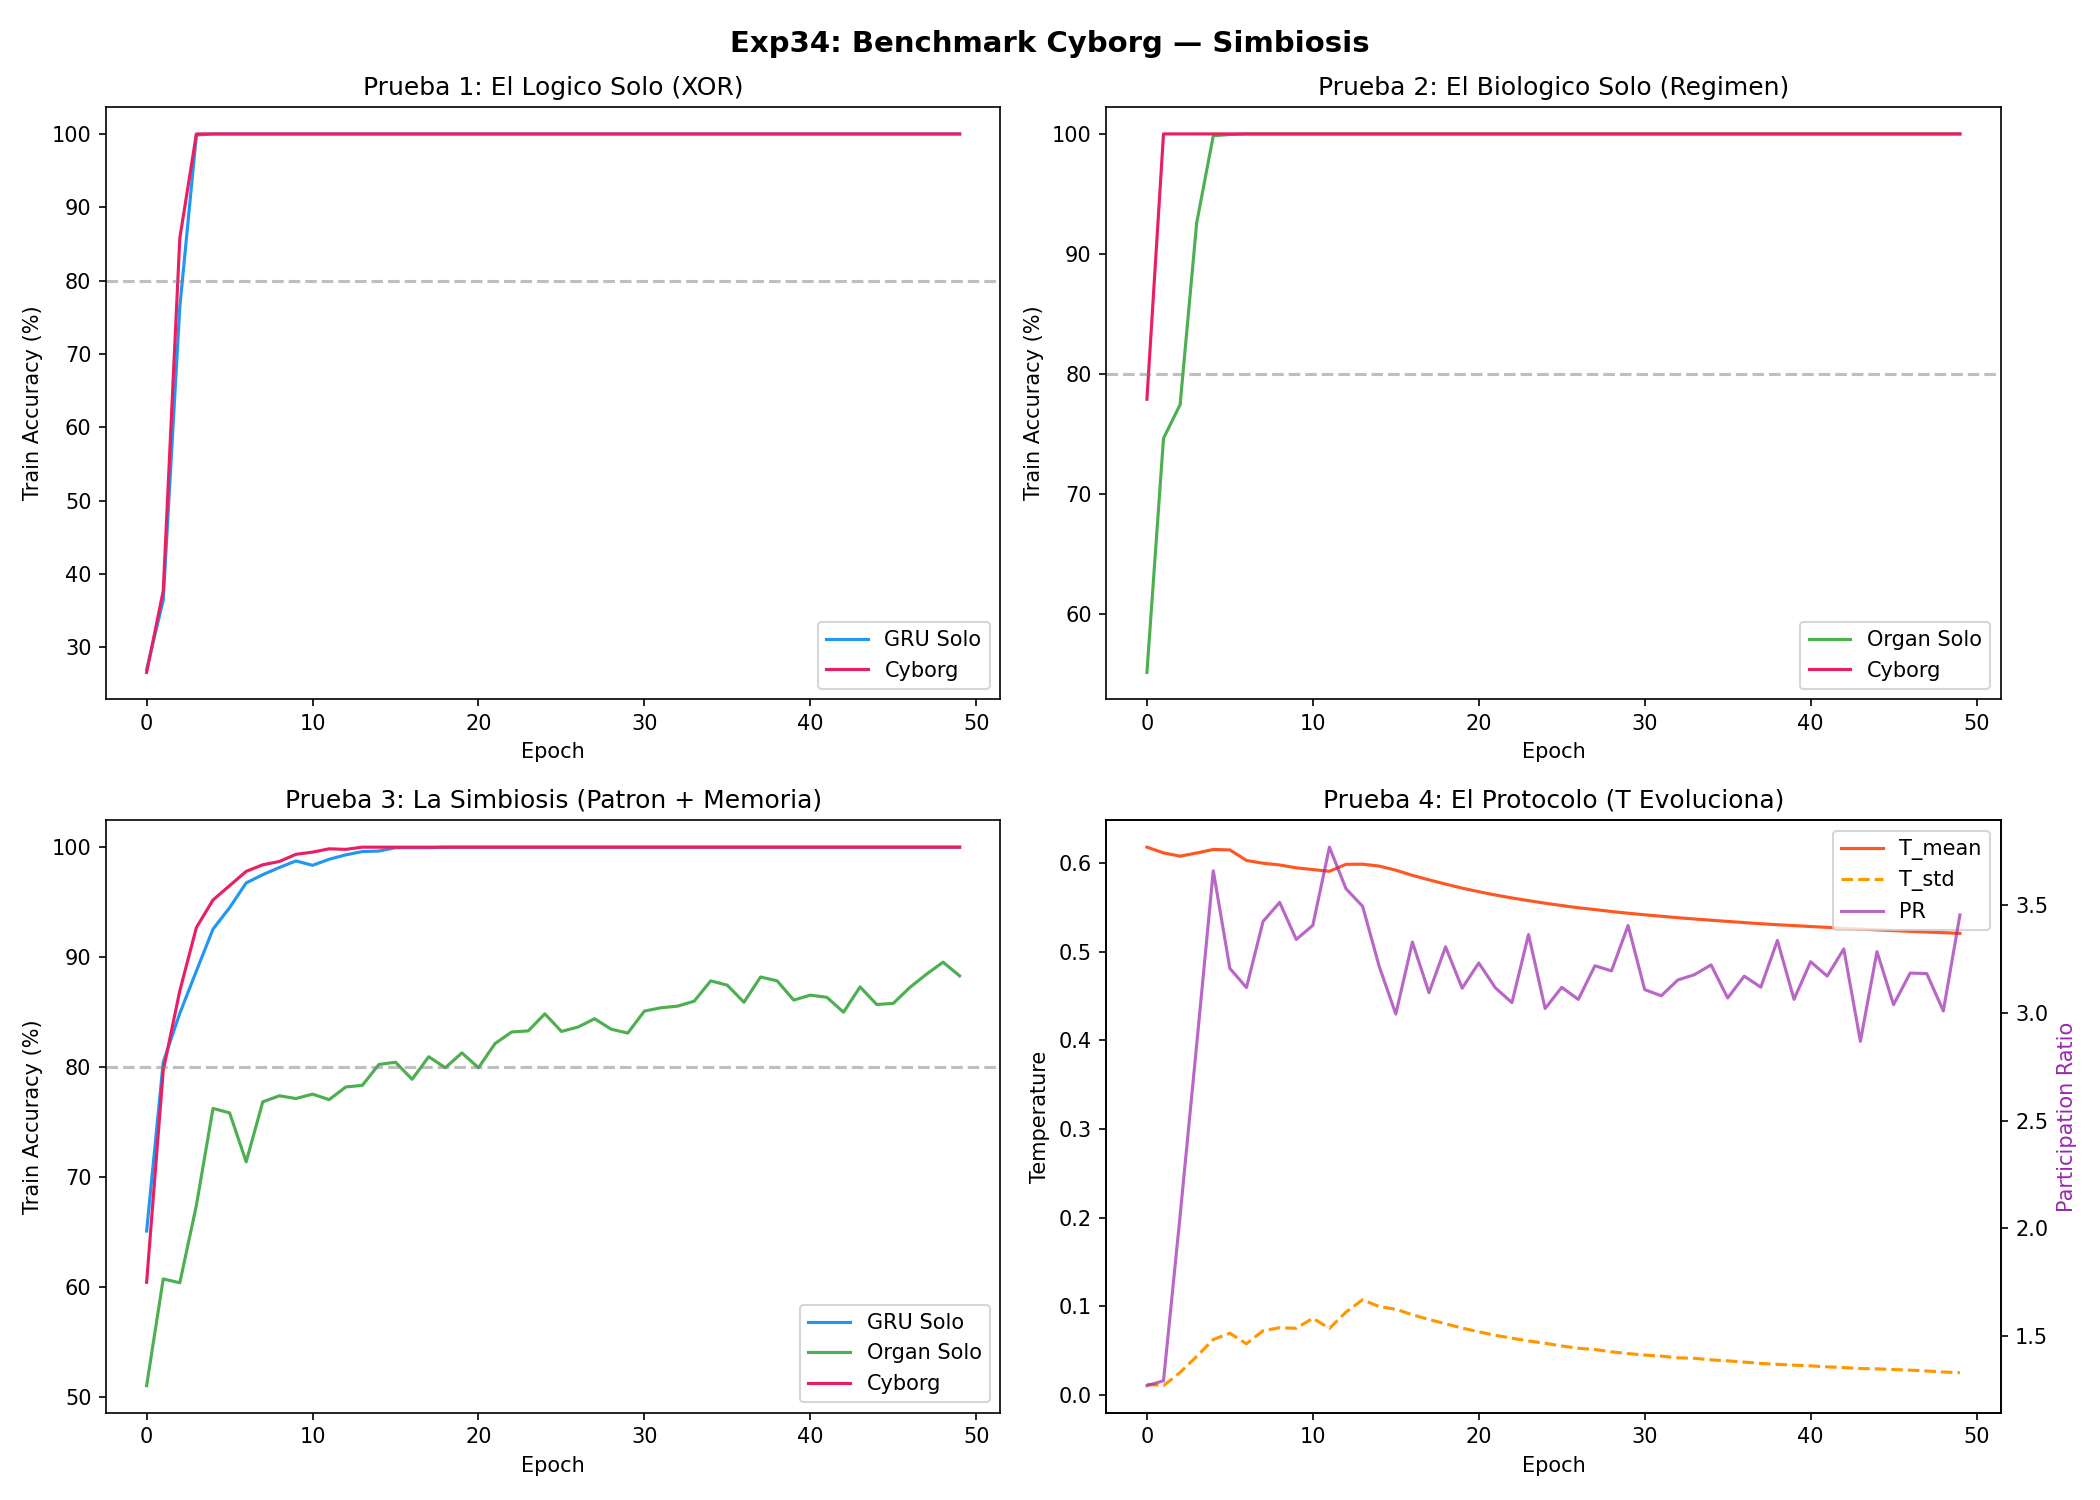

Here is the Python script that generated this plot:
"""
Exp34: Benchmark Cyborg — Simbiosis
====================================

Mide lo que importa: la SIMBIOSIS entre El Logico (GRU) y El Biologico (Organ),
no cada parte aislada en tareas equivocadas.

4 Pruebas:

1. "El Logico Solo" (GRU sin organo)
   - Tarea: XOR multidimensional (tarea discreta — terreno del GRU)
   - Compara: GRU solo vs Cyborg completo
   - Hipotesis: GRU resuelve XOR, Cyborg lo resuelve igual o mejor

2. "El Biologico Solo" (Organo sin GRU)
   - Tarea: Deteccion de regimen en serie temporal (tarea continua — terreno del organo)
   - Compara: Organo solo vs Cyborg completo
   - Hipotesis: Organo detecta patrones, Cyborg los usa para decidir

3. "La Simbiosis" (tarea que NINGUNO resuelve solo)
   - Tarea: Patron continuo cambiante + memoria secuencial de regimenes
   - El organo detecta el regimen (continuo), el GRU recuerda la secuencia (discreto)
   - Hipotesis: Solo el Cyborg resuelve ambos aspectos

4. "El Protocolo" (¿T aprende a enrutar?)
   - Mide evolucion de T durante entrenamiento
   - Participation ratio, distribucion de T, correlacion T↔tarea

Correcciones vs Exp34 original:
  - XOR: pair_indices fijo (no depende del seed de datos)
  - Datos: 2000 train / 500 test
  - Regularizacion: weight_decay=1e-4
  - Modelos GRU-only y Organ-only para comparar
"""

import sys
import os
sys.path.insert(0, os.path.dirname(os.path.dirname(os.path.abspath(__file__))))

import torch
import torch.nn as nn
import torch.nn.functional as F
import numpy as np
import json
import math
from datetime import datetime
from pathlib import Path

from SKYNET_V28_PHYSICAL_CYBORG import (
    SKYNET_V28_PHYSICAL_CYBORG,
    BiphasicOrgan,
    MexicanHatReadout,
)

LOG_DIR = Path(__file__).parent
DEVICE = 'cuda' if torch.cuda.is_available() else 'cpu'

D_STATE = 64
D_MODEL = 128
N_INPUT = 32       # Reducido: no necesitamos 658 features para benchmark
N_EPOCHS = 50
BATCH_SIZE = 64
WEIGHT_DECAY = 1e-4
LR = 1e-3

# XOR pair indices FIJOS (fuera del seed de datos) — corrige bug original
XOR_PAIR_INDICES = np.array([[0, 1], [2, 3], [4, 5], [6, 7]])


# ============================================================
# MODELOS ABLACION
# ============================================================

class GRUOnly(nn.Module):
    """
    El Logico Solo: GRU cortex + readout, SIN organo bifasico.
    Mismo d_model que el Cyborg para comparacion justa.
    """
    def __init__(self, n_input, n_actions, d_model=D_MODEL):
        super().__init__()
        self.d_model = d_model
        self.input_proj = nn.Linear(n_input, d_model)
        self.input_norm = nn.LayerNorm(d_model)
        self.cortex = nn.GRU(d_model, d_model, batch_first=True)
        self.cortex_state = None
        self.readout = nn.Linear(d_model, n_actions)

        with torch.no_grad():
            self.readout.weight.data.normal_(0, 0.01)

    def reset(self):
        self.cortex_state = None

    def detach_states(self):
        if self.cortex_state is not None:
            self.cortex_state = self.cortex_state.detach()

    def forward(self, x, **kwargs):
        B = x.shape[0]
        h_input = self.input_norm(self.input_proj(x))

        if self.cortex_state is None or self.cortex_state.shape[1] != B:
            self.cortex_state = torch.zeros(1, B, self.d_model, device=x.device)

        h_ctx, self.cortex_state = self.cortex(
            h_input.unsqueeze(1), self.cortex_state
        )
        h_ctx = h_ctx.squeeze(1)
        logits = self.readout(h_ctx)
        probs = F.softmax(logits, dim=-1)
        entropy = -(probs * torch.log(probs + 1e-6)).sum(dim=-1, keepdim=True)

        return {
            'logits': logits,
            'probs': probs,
            'value': torch.zeros(B, 1, device=x.device),
            'entropy': entropy,
            'audit': {'T_mean': 0.0, 'h_bimodal': 0.0},
        }


class OrganOnly(nn.Module):
    """
    El Biologico Solo: BiphasicOrgan + readout lineal, SIN GRU.
    Recibe input directo, evoluciona fisica, readout lineal sobre h_phys.
    """
    def __init__(self, n_input, n_actions, d_model=D_MODEL, d_state=D_STATE):
        super().__init__()
        self.d_model = d_model
        self.d_state = d_state

        # Proyeccion de input a d_model (el organ espera d_cortex=d_model)
        self.input_proj = nn.Linear(n_input, d_model)
        self.input_norm = nn.LayerNorm(d_model)

        # Organo bifasico (usa input proyectado como "cortex falso")
        self.organ = BiphasicOrgan(d_cortex=d_model, d_state=d_state)

        # Readout lineal directo desde h_phys
        self.readout = nn.Linear(d_state, n_actions)

        with torch.no_grad():
            self.readout.weight.data.normal_(0, 0.01)

    def reset(self):
        self.organ.reset()

    def detach_states(self):
        if self.organ.h_phys is not None:
            self.organ.h_phys = self.organ.h_phys.detach()

    def forward(self, x, **kwargs):
        B = x.shape[0]
        h_input = self.input_norm(self.input_proj(x))

        # El organ usa h_input como si fuera h_cortex
        h_phys, T_mean, audit = self.organ(h_input)

        logits = self.readout(h_phys)
        probs = F.softmax(logits, dim=-1)
        entropy = -(probs * torch.log(probs + 1e-6)).sum(dim=-1, keepdim=True)

        return {
            'logits': logits,
            'probs': probs,
            'value': torch.zeros(B, 1, device=x.device),
            'entropy': entropy,
            'audit': audit,
        }


class CyborgBenchmark(nn.Module):
    """
    Cyborg completo para benchmark: misma arquitectura V28
    pero con n_input reducido para benchmark.
    """
    def __init__(self, n_input, n_actions, d_model=D_MODEL, d_state=D_STATE):
        super().__init__()
        self.model = SKYNET_V28_PHYSICAL_CYBORG(
            n_input=n_input, n_actions=n_actions,
            d_model=d_model, d_state=d_state, device=DEVICE
        )

    def reset(self):
        self.model.reset()

    def detach_states(self):
        self.model.detach_states()

    def forward(self, x, **kwargs):
        return self.model(x, training=kwargs.get('training', True))


# ============================================================
# TASK GENERATORS
# ============================================================

def generate_xor_data(n_samples, n_features=16, n_classes=4, seed=42):
    """
    XOR Multidimensional: NOT linearly separable.
    pair_indices es FIJO (XOR_PAIR_INDICES) — no depende del seed.
    El seed solo controla los datos aleatorios.
    """
    torch.manual_seed(seed)

    X = torch.randn(n_samples, N_INPUT) * 0.5
    # Features clave son binarias
    for i in range(n_features):
        X[:, i] = (torch.randn(n_samples) > 0).float()

    Y = torch.zeros(n_samples, dtype=torch.long)
    for i in range(n_samples):
        xor_bits = []
        for c in range(n_classes):
            a = X[i, XOR_PAIR_INDICES[c, 0]].item() > 0.5
            b = X[i, XOR_PAIR_INDICES[c, 1]].item() > 0.5
            xor_bits.append(int(a) ^ int(b))
        Y[i] = sum(b * (2 ** idx) for idx, b in enumerate(xor_bits)) % n_classes

    return X, Y


def generate_regime_data(n_samples, seq_len=20, n_regimes=4, seed=42):
    """
    Deteccion de Regimen Continuo: tarea para El Biologico.
    Serie temporal con diferentes distribuciones estadisticas (no clases discretas).
    El modelo debe clasificar QUE tipo de dinamica genera la serie.

    Regimenes:
      0: Oscilacion lenta (baja freq, alta amplitud)
      1: Ruido rapido (alta freq, baja amplitud)
      2: Drift lineal (tendencia + ruido)
      3: Intermitencia (bursts esporadicos)
    """
    torch.manual_seed(seed)
    all_sequences = []
    all_targets = []

    for _ in range(n_samples):
        regime = torch.randint(0, n_regimes, (1,)).item()
        t = torch.linspace(0, 2 * math.pi, seq_len)
        seq = []

        for step in range(seq_len):
            x = torch.randn(N_INPUT) * 0.1  # base noise

            if regime == 0:  # Oscilacion lenta
                x[:8] += 0.8 * torch.sin(t[step] * 0.5 + torch.randn(8) * 0.1)
            elif regime == 1:  # Ruido rapido
                x[:8] += 0.3 * torch.sin(t[step] * 5.0 + torch.randn(8) * 0.5)
            elif regime == 2:  # Drift lineal
                x[:8] += 0.5 * (step / seq_len) + torch.randn(8) * 0.05
            elif regime == 3:  # Intermitencia (bursts)
                if step % 5 == 0:
                    x[:8] += torch.randn(8) * 1.5
                else:
                    x[:8] += torch.randn(8) * 0.05

            seq.append(x)

        all_sequences.append(seq)
        all_targets.append(regime)

    return all_sequences, torch.tensor(all_targets)


def generate_symbiosis_data(n_samples, seq_len=15, n_regimes=3, seed=42):
    """
    Tarea de SIMBIOSIS: necesita AMBOS mundos.

    Serie temporal con regimen cambiante. El modelo debe:
    1. DETECTAR el regimen actual (continuo — trabajo del Biologico)
    2. RECORDAR el regimen de hace N pasos (discreto — trabajo del Logico)
    3. Responder: ¿el regimen actual es IGUAL al de hace 5 pasos?

    Clase 0: Mismo regimen (actual == hace 5 pasos)
    Clase 1: Diferente regimen

    Solo el Cyborg puede: el Organ detecta el regimen, el GRU recuerda.
    """
    torch.manual_seed(seed)
    delay = 5

    all_sequences = []
    all_targets = []

    for _ in range(n_samples):
        # Genera secuencia de regimenes (puede cambiar cada 3-5 pasos)
        regimes = []
        current_regime = torch.randint(0, n_regimes, (1,)).item()
        for step in range(seq_len):
            if step > 0 and torch.rand(1).item() < 0.25:
                current_regime = torch.randint(0, n_regimes, (1,)).item()
            regimes.append(current_regime)

        # Genera la serie temporal segun los regimenes
        t = torch.linspace(0, 4 * math.pi, seq_len)
        seq = []
        for step in range(seq_len):
            x = torch.randn(N_INPUT) * 0.05
            r = regimes[step]

            if r == 0:  # Oscilacion
                x[:8] += 0.7 * torch.sin(t[step] * 0.5 + torch.randn(8) * 0.1)
                x[8:16] += 0.2
            elif r == 1:  # Ruido
                x[:8] += torch.randn(8) * 0.4
                x[8:16] -= 0.2
            elif r == 2:  # Drift
                x[:8] += 0.3 * (step / seq_len)
                x[8:16] += 0.5 * torch.sin(t[step] * 2.0)

            seq.append(x)

        # Target: ¿regimen actual == regimen de hace `delay` pasos?
        current = regimes[-1]
        past = regimes[max(0, seq_len - 1 - delay)]
        target = 0 if current == past else 1

        all_sequences.append(seq)
        all_targets.append(target)

    return all_sequences, torch.tensor(all_targets)


# ============================================================
# HELPERS
# ============================================================

def compute_participation_ratio(h_samples):
    """Participation ratio (dimension efectiva del estado)."""
    if len(h_samples) < 2:
        return 1.0
    H = torch.stack(h_samples)
    H = H - H.mean(dim=0, keepdim=True)
    cov = (H.T @ H) / (H.shape[0] - 1)
    eigenvalues = torch.linalg.eigvalsh(cov).clamp(min=0)
    total = eigenvalues.sum()
    if total < 1e-8:
        return 1.0
    return ((total ** 2) / (eigenvalues ** 2).sum()).item()


def create_model(model_type, n_actions, device=DEVICE):
    """Create a model of the specified type."""
    if model_type == 'cyborg':
        model = CyborgBenchmark(N_INPUT, n_actions).to(device)
    elif model_type == 'gru_only':
        model = GRUOnly(N_INPUT, n_actions).to(device)
    elif model_type == 'organ_only':
        model = OrganOnly(N_INPUT, n_actions).to(device)
    else:
        raise ValueError(f"Unknown model type: {model_type}")
    return model


def count_params(model):
    return sum(p.numel() for p in model.parameters() if p.requires_grad)


# ============================================================
# PRUEBA 1: El Logico Solo (XOR)
# ============================================================

def test_logico_solo():
    """
    XOR Multidimensional: tarea discreta (terreno del GRU).
    GRU solo deberia resolver, Cyborg deberia resolver igual o mejor.
    """
    print("\n" + "=" * 60)
    print("PRUEBA 1: El Logico Solo (XOR Multidimensional)")
    print("=" * 60)

    n_classes = 4
    n_train, n_test = 2000, 500

    X_train, Y_train = generate_xor_data(n_train, n_classes=n_classes, seed=42)
    X_test, Y_test = generate_xor_data(n_test, n_classes=n_classes, seed=123)
    X_train, Y_train = X_train.to(DEVICE), Y_train.to(DEVICE)
    X_test, Y_test = X_test.to(DEVICE), Y_test.to(DEVICE)

    results = {}
    for model_type in ['gru_only', 'cyborg']:
        label = 'GRU Solo' if model_type == 'gru_only' else 'Cyborg'
        print(f"\n  [{label}]")

        model = create_model(model_type, n_classes)
        n_params = count_params(model)
        print(f"    Params: {n_params:,}")

        optimizer = torch.optim.Adam(model.parameters(), lr=LR, weight_decay=WEIGHT_DECAY)
        criterion = nn.CrossEntropyLoss()

        curves = {'accuracy': [], 'loss': []}
        epochs_to_80 = N_EPOCHS

        for epoch in range(N_EPOCHS):
            model.train()
            perm = torch.randperm(n_train)
            total_loss = 0
            correct = 0

            for i in range(0, n_train, BATCH_SIZE):
                model.reset()
                xb = X_train[perm[i:i+BATCH_SIZE]]
                yb = Y_train[perm[i:i+BATCH_SIZE]]
                out = model(xb, training=True)
                loss = criterion(out['logits'][:, :n_classes], yb)
                optimizer.zero_grad()
                loss.backward()
                optimizer.step()
                model.detach_states()
                total_loss += loss.item()
                correct += (out['logits'][:, :n_classes].argmax(-1) == yb).sum().item()

            acc = correct / n_train * 100
            curves['accuracy'].append(acc)
            curves['loss'].append(total_loss)

            if acc >= 80 and epochs_to_80 == N_EPOCHS:
                epochs_to_80 = epoch + 1

            if (epoch + 1) % 10 == 0:
                print(f"    Ep{epoch+1}: acc={acc:.1f}%")

        # Test
        model.eval()
        model.reset()
        with torch.no_grad():
            out = model(X_test, training=False)
        test_acc = (out['logits'][:, :n_classes].argmax(-1) == Y_test).float().mean().item() * 100

        print(f"    Test Acc: {test_acc:.1f}%, Epochs to 80%: {epochs_to_80}")

        results[model_type] = {
            'test_acc': test_acc,
            'epochs_to_80': epochs_to_80,
            'n_params': n_params,
            'curves': curves,
        }

    return results


# ============================================================
# PRUEBA 2: El Biologico Solo (Deteccion de Regimen)
# ============================================================

def test_biologico_solo():
    """
    Deteccion de regimen en serie temporal: tarea continua (terreno del organo).
    Organ solo deberia detectar, Cyborg deberia decidir mejor.
    """
    print("\n" + "=" * 60)
    print("PRUEBA 2: El Biologico Solo (Deteccion de Regimen)")
    print("=" * 60)

    n_regimes = 4
    seq_len = 20
    n_train, n_test = 2000, 500

    train_seqs, train_Y = generate_regime_data(n_train, seq_len, n_regimes, seed=42)
    test_seqs, test_Y = generate_regime_data(n_test, seq_len, n_regimes, seed=123)
    train_Y = train_Y.to(DEVICE)
    test_Y = test_Y.to(DEVICE)

    results = {}
    for model_type in ['organ_only', 'cyborg']:
        label = 'Organ Solo' if model_type == 'organ_only' else 'Cyborg'
        print(f"\n  [{label}]")

        model = create_model(model_type, n_regimes)
        n_params = count_params(model)
        print(f"    Params: {n_params:,}")

        optimizer = torch.optim.Adam(model.parameters(), lr=LR, weight_decay=WEIGHT_DECAY)
        criterion = nn.CrossEntropyLoss()

        curves = {'accuracy': [], 'loss': []}
        epochs_to_80 = N_EPOCHS

        for epoch in range(N_EPOCHS):
            model.train()
            perm = torch.randperm(n_train).tolist()
            correct = 0
            total_loss = 0

            for idx in range(0, n_train, BATCH_SIZE):
                batch_idx = perm[idx:idx+BATCH_SIZE]
                bs = len(batch_idx)
                model.reset()

                # Alimentar secuencia paso a paso
                for t in range(seq_len):
                    x_batch = torch.stack([train_seqs[i][t] for i in batch_idx]).to(DEVICE)
                    out = model(x_batch, training=True)

                y_batch = train_Y[batch_idx]
                loss = criterion(out['logits'][:, :n_regimes], y_batch)
                optimizer.zero_grad()
                loss.backward()
                optimizer.step()
                model.detach_states()

                preds = out['logits'][:, :n_regimes].argmax(-1)
                correct += (preds == y_batch).sum().item()
                total_loss += loss.item()

            acc = correct / n_train * 100
            curves['accuracy'].append(acc)
            curves['loss'].append(total_loss)

            if acc >= 80 and epochs_to_80 == N_EPOCHS:
                epochs_to_80 = epoch + 1

            if (epoch + 1) % 10 == 0:
                print(f"    Ep{epoch+1}: acc={acc:.1f}%")

        # Test
        model.eval()
        test_correct = 0
        for i in range(0, n_test, BATCH_SIZE):
            batch_end = min(i + BATCH_SIZE, n_test)
            batch_idx = list(range(i, batch_end))
            model.reset()
            with torch.no_grad():
                for t in range(seq_len):
                    x_batch = torch.stack([test_seqs[j][t] for j in batch_idx]).to(DEVICE)
                    out = model(x_batch, training=False)
            preds = out['logits'][:, :n_regimes].argmax(-1)
            test_correct += (preds == test_Y[batch_idx]).sum().item()

        test_acc = test_correct / n_test * 100
        print(f"    Test Acc: {test_acc:.1f}%, Epochs to 80%: {epochs_to_80}")

        results[model_type] = {
            'test_acc': test_acc,
            'epochs_to_80': epochs_to_80,
            'n_params': n_params,
            'curves': curves,
        }

    return results


# ============================================================
# PRUEBA 3: La Simbiosis (tarea que NINGUNO resuelve solo)
# ============================================================

def test_simbiosis():
    """
    Patron continuo + memoria secuencial: necesita AMBOS mundos.
    Detectar regimen (continuo) + recordar regimen pasado (discreto).
    Solo el Cyborg deberia resolver ambos aspectos.
    """
    print("\n" + "=" * 60)
    print("PRUEBA 3: La Simbiosis (Patron + Memoria)")
    print("=" * 60)

    n_classes = 2  # mismo/diferente regimen
    seq_len = 15
    n_train, n_test = 2000, 500

    train_seqs, train_Y = generate_symbiosis_data(n_train, seq_len, seed=42)
    test_seqs, test_Y = generate_symbiosis_data(n_test, seq_len, seed=123)
    train_Y = train_Y.to(DEVICE)
    test_Y = test_Y.to(DEVICE)

    results = {}
    for model_type in ['gru_only', 'organ_only', 'cyborg']:
        label = {'gru_only': 'GRU Solo', 'organ_only': 'Organ Solo',
                 'cyborg': 'Cyborg'}[model_type]
        print(f"\n  [{label}]")

        model = create_model(model_type, n_classes)
        n_params = count_params(model)
        print(f"    Params: {n_params:,}")

        optimizer = torch.optim.Adam(model.parameters(), lr=LR, weight_decay=WEIGHT_DECAY)
        criterion = nn.CrossEntropyLoss()

        curves = {'accuracy': [], 'loss': []}
        epochs_to_80 = N_EPOCHS

        for epoch in range(N_EPOCHS):
            model.train()
            perm = torch.randperm(n_train).tolist()
            correct = 0
            total_loss = 0

            for idx in range(0, n_train, BATCH_SIZE):
                batch_idx = perm[idx:idx+BATCH_SIZE]
                bs = len(batch_idx)
                model.reset()

                for t in range(seq_len):
                    x_batch = torch.stack([train_seqs[i][t] for i in batch_idx]).to(DEVICE)
                    out = model(x_batch, training=True)

                y_batch = train_Y[batch_idx]
                loss = criterion(out['logits'][:, :n_classes], y_batch)
                optimizer.zero_grad()
                loss.backward()
                optimizer.step()
                model.detach_states()

                preds = out['logits'][:, :n_classes].argmax(-1)
                correct += (preds == y_batch).sum().item()
                total_loss += loss.item()

            acc = correct / n_train * 100
            curves['accuracy'].append(acc)
            curves['loss'].append(total_loss)

            if acc >= 80 and epochs_to_80 == N_EPOCHS:
                epochs_to_80 = epoch + 1

            if (epoch + 1) % 10 == 0:
                print(f"    Ep{epoch+1}: acc={acc:.1f}%")

        # Test
        model.eval()
        test_correct = 0
        for i in range(0, n_test, BATCH_SIZE):
            batch_end = min(i + BATCH_SIZE, n_test)
            batch_idx = list(range(i, batch_end))
            model.reset()
            with torch.no_grad():
                for t in range(seq_len):
                    x_batch = torch.stack([test_seqs[j][t] for j in batch_idx]).to(DEVICE)
                    out = model(x_batch, training=False)
            preds = out['logits'][:, :n_classes].argmax(-1)
            test_correct += (preds == test_Y[batch_idx]).sum().item()

        test_acc = test_correct / n_test * 100
        print(f"    Test Acc: {test_acc:.1f}%, Epochs to 80%: {epochs_to_80}")

        results[model_type] = {
            'test_acc': test_acc,
            'epochs_to_80': epochs_to_80,
            'n_params': n_params,
            'curves': curves,
        }

    return results


# ============================================================
# PRUEBA 4: El Protocolo (¿T aprende a enrutar?)
# ============================================================

def test_protocolo():
    """
    Analiza como evoluciona T durante el entrenamiento del Cyborg
    en la tarea de simbiosis.
    - ¿T se enfria en dimensiones de memoria?
    - Participation ratio de T
    - Distribucion de T al inicio vs al final
    """
    print("\n" + "=" * 60)
    print("PRUEBA 4: El Protocolo (Evolucion de T)")
    print("=" * 60)

    n_classes = 2
    seq_len = 15
    n_train = 2000

    train_seqs, train_Y = generate_symbiosis_data(n_train, seq_len, seed=42)
    train_Y = train_Y.to(DEVICE)

    model = CyborgBenchmark(N_INPUT, n_classes).to(DEVICE)
    optimizer = torch.optim.Adam(model.parameters(), lr=LR, weight_decay=WEIGHT_DECAY)
    criterion = nn.CrossEntropyLoss()

    T_history = []      # T_mean per epoch
    T_std_history = []   # T_std per epoch
    T_distributions = {} # snapshots of T at key epochs
    pr_history = []      # participation ratio per epoch

    for epoch in range(N_EPOCHS):
        model.model.train()
        perm = torch.randperm(n_train).tolist()
        correct = 0
        epoch_T_means = []
        epoch_T_stds = []
        h_samples = []

        for idx in range(0, n_train, BATCH_SIZE):
            batch_idx = perm[idx:idx+BATCH_SIZE]
            model.reset()

            for t in range(seq_len):
                x_batch = torch.stack([train_seqs[i][t] for i in batch_idx]).to(DEVICE)
                out = model(x_batch, training=True)

            y_batch = train_Y[batch_idx]
            loss = criterion(out['logits'][:, :n_classes], y_batch)
            optimizer.zero_grad()
            loss.backward()
            optimizer.step()
            model.model.detach_states()

            preds = out['logits'][:, :n_classes].argmax(-1)
            correct += (preds == y_batch).sum().item()
            epoch_T_means.append(out['audit']['T_mean'])
            epoch_T_stds.append(out['audit'].get('T_std', 0.0))

            # Capturar h_phys para participation ratio
            if model.model.organ.h_phys is not None:
                h_samples.append(model.model.organ.h_phys.detach().cpu())

        acc = correct / n_train * 100
        T_mean = np.mean(epoch_T_means)
        T_std = np.mean(epoch_T_stds)
        T_history.append(T_mean)
        T_std_history.append(T_std)

        # Participation ratio
        if h_samples:
            h_all = torch.cat(h_samples, dim=0)
            pr = compute_participation_ratio(list(h_all[-100:]))
            pr_history.append(pr)
        else:
            pr_history.append(0)

        # Snapshot T distribution at key epochs
        if epoch in [0, N_EPOCHS // 4, N_EPOCHS // 2, N_EPOCHS - 1]:
            # Get T vector from one forward pass
            model.reset()
            with torch.no_grad():
                x_sample = torch.stack([train_seqs[0][t] for t in range(seq_len)]).to(DEVICE)
                for t in range(seq_len):
                    out_snap = model(x_sample[t:t+1], training=False)
            # Get T from organ's temp controller
            h_ctx_snap = model.model.cortex_state.squeeze(0) if model.model.cortex_state is not None else torch.zeros(1, D_MODEL, device=DEVICE)
            h_phys_snap = model.model.organ.h_phys if model.model.organ.h_phys is not None else torch.zeros(1, D_STATE, device=DEVICE)
            with torch.no_grad():
                T_vec = model.model.organ.temp_ctrl(h_ctx_snap, h_phys_snap)
            T_distributions[f'epoch_{epoch}'] = T_vec.cpu().numpy().flatten().tolist()

        if (epoch + 1) % 10 == 0:
            print(f"    Ep{epoch+1}: acc={acc:.1f}%, T_mean={T_mean:.3f}, "
                  f"T_std={T_std:.3f}, PR={pr_history[-1]:.1f}")

    results = {
        'T_history': T_history,
        'T_std_history': T_std_history,
        'T_distributions': T_distributions,
        'pr_history': pr_history,
        'T_initial': T_history[0],
        'T_final': T_history[-1],
        'T_delta': T_history[-1] - T_history[0],
        'PR_initial': pr_history[0],
        'PR_final': pr_history[-1],
    }

    print(f"\n  T: {T_history[0]:.3f} -> {T_history[-1]:.3f} "
          f"(delta={T_history[-1] - T_history[0]:+.3f})")
    print(f"  PR: {pr_history[0]:.1f} -> {pr_history[-1]:.1f}")

    return results


# ============================================================
# MAIN RUNNER
# ============================================================

def run_all():
    print("=" * 70)
    print("EXP34: BENCHMARK CYBORG — SIMBIOSIS")
    print(f"Device: {DEVICE}")
    print(f"N_INPUT={N_INPUT}, D_MODEL={D_MODEL}, D_STATE={D_STATE}")
    print(f"N_EPOCHS={N_EPOCHS}, BATCH_SIZE={BATCH_SIZE}")
    print(f"LR={LR}, WEIGHT_DECAY={WEIGHT_DECAY}")
    print("=" * 70)

    results = {}

    # Prueba 1: El Logico Solo
    results['test1_logico'] = test_logico_solo()

    # Prueba 2: El Biologico Solo
    results['test2_biologico'] = test_biologico_solo()

    # Prueba 3: La Simbiosis
    results['test3_simbiosis'] = test_simbiosis()

    # Prueba 4: El Protocolo
    results['test4_protocolo'] = test_protocolo()

    # Save
    save_results(results)
    print_summary(results)

    return results


def save_results(results):
    """Save log and plot."""
    log_path = LOG_DIR / 'exp34_hard_bio_benchmark.log'

    # Clean for JSON (remove non-serializable items)
    def clean(obj):
        if isinstance(obj, dict):
            return {k: clean(v) for k, v in obj.items()}
        elif isinstance(obj, list):
            return [clean(v) for v in obj]
        elif isinstance(obj, (np.floating, np.integer)):
            return float(obj)
        elif isinstance(obj, np.ndarray):
            return obj.tolist()
        elif isinstance(obj, torch.Tensor):
            return obj.item() if obj.numel() == 1 else obj.tolist()
        return obj

    report = {
        'experiment': 'Exp34: Benchmark Cyborg - Simbiosis',
        'timestamp': datetime.now().isoformat(),
        'device': DEVICE,
        'config': {
            'N_INPUT': N_INPUT, 'D_MODEL': D_MODEL, 'D_STATE': D_STATE,
            'N_EPOCHS': N_EPOCHS, 'BATCH_SIZE': BATCH_SIZE,
            'LR': LR, 'WEIGHT_DECAY': WEIGHT_DECAY,
        },
        'results': clean(results),
    }

    with open(log_path, 'w') as f:
        f.write(json.dumps(report, indent=2, default=str))
    print(f"\n[SAVED] {log_path}")

    # Plot
    try:
        import matplotlib
        matplotlib.use('Agg')
        import matplotlib.pyplot as plt

        fig, axes = plt.subplots(2, 2, figsize=(14, 10))
        fig.suptitle('Exp34: Benchmark Cyborg — Simbiosis', fontsize=14, fontweight='bold')

        colors = {'gru_only': '#2196F3', 'organ_only': '#4CAF50', 'cyborg': '#E91E63'}
        labels = {'gru_only': 'GRU Solo', 'organ_only': 'Organ Solo', 'cyborg': 'Cyborg'}

        # Panel 1: XOR (El Logico)
        ax = axes[0, 0]
        r1 = results['test1_logico']
        for mt in ['gru_only', 'cyborg']:
            if mt in r1 and 'curves' in r1[mt]:
                ax.plot(r1[mt]['curves']['accuracy'], color=colors[mt], label=labels[mt])
        ax.axhline(y=80, color='gray', linestyle='--', alpha=0.5)
        ax.set_xlabel('Epoch')
        ax.set_ylabel('Train Accuracy (%)')
        ax.set_title('Prueba 1: El Logico Solo (XOR)')
        ax.legend()

        # Panel 2: Regimen (El Biologico)
        ax = axes[0, 1]
        r2 = results['test2_biologico']
        for mt in ['organ_only', 'cyborg']:
            if mt in r2 and 'curves' in r2[mt]:
                ax.plot(r2[mt]['curves']['accuracy'], color=colors[mt], label=labels[mt])
        ax.axhline(y=80, color='gray', linestyle='--', alpha=0.5)
        ax.set_xlabel('Epoch')
        ax.set_ylabel('Train Accuracy (%)')
        ax.set_title('Prueba 2: El Biologico Solo (Regimen)')
        ax.legend()

        # Panel 3: Simbiosis
        ax = axes[1, 0]
        r3 = results['test3_simbiosis']
        for mt in ['gru_only', 'organ_only', 'cyborg']:
            if mt in r3 and 'curves' in r3[mt]:
                ax.plot(r3[mt]['curves']['accuracy'], color=colors[mt], label=labels[mt])
        ax.axhline(y=80, color='gray', linestyle='--', alpha=0.5)
        ax.set_xlabel('Epoch')
        ax.set_ylabel('Train Accuracy (%)')
        ax.set_title('Prueba 3: La Simbiosis (Patron + Memoria)')
        ax.legend()

        # Panel 4: Protocolo (T evolution)
        ax = axes[1, 1]
        r4 = results['test4_protocolo']
        ax.plot(r4['T_history'], color='#FF5722', label='T_mean')
        ax.plot(r4['T_std_history'], color='#FF9800', linestyle='--', label='T_std')
        ax2 = ax.twinx()
        ax2.plot(r4['pr_history'], color='#9C27B0', alpha=0.7, label='PR')
        ax2.set_ylabel('Participation Ratio', color='#9C27B0')
        ax.set_xlabel('Epoch')
        ax.set_ylabel('Temperature')
        ax.set_title('Prueba 4: El Protocolo (T Evoluciona)')
        lines1, labs1 = ax.get_legend_handles_labels()
        lines2, labs2 = ax2.get_legend_handles_labels()
        ax.legend(lines1 + lines2, labs1 + labs2, loc='upper right')

        plt.tight_layout()
        png_path = LOG_DIR / 'exp34_hard_bio_benchmark.png'
        plt.savefig(png_path, dpi=150)
        print(f"[SAVED] {png_path}")
        plt.close()
    except ImportError:
        print("[SKIP] matplotlib not available")


def print_summary(results):
    print("\n" + "=" * 70)
    print("EXP34 SUMMARY: BENCHMARK CYBORG")
    print("=" * 70)

    # Test 1: El Logico
    r1 = results['test1_logico']
    print("\nPrueba 1 - El Logico Solo (XOR):")
    for mt in ['gru_only', 'cyborg']:
        r = r1[mt]
        label = 'GRU Solo' if mt == 'gru_only' else 'Cyborg  '
        print(f"  {label}: test_acc={r['test_acc']:.1f}%, "
              f"ep80={r['epochs_to_80']}, params={r['n_params']:,}")

    # Test 2: El Biologico
    r2 = results['test2_biologico']
    print("\nPrueba 2 - El Biologico Solo (Regimen):")
    for mt in ['organ_only', 'cyborg']:
        r = r2[mt]
        label = 'Organ Solo' if mt == 'organ_only' else 'Cyborg    '
        print(f"  {label}: test_acc={r['test_acc']:.1f}%, "
              f"ep80={r['epochs_to_80']}, params={r['n_params']:,}")

    # Test 3: La Simbiosis
    r3 = results['test3_simbiosis']
    print("\nPrueba 3 - La Simbiosis (Patron + Memoria):")
    for mt in ['gru_only', 'organ_only', 'cyborg']:
        r = r3[mt]
        label = {'gru_only': 'GRU Solo  ', 'organ_only': 'Organ Solo',
                 'cyborg': 'Cyborg    '}[mt]
        print(f"  {label}: test_acc={r['test_acc']:.1f}%, "
              f"ep80={r['epochs_to_80']}, params={r['n_params']:,}")

    # Verificar hipotesis de simbiosis
    cyborg_acc = r3['cyborg']['test_acc']
    gru_acc = r3['gru_only']['test_acc']
    organ_acc = r3['organ_only']['test_acc']

    print(f"\n  Hipotesis Simbiosis: Cyborg > GRU_solo Y Cyborg > Organ_solo")
    print(f"    Cyborg ({cyborg_acc:.1f}%) vs GRU ({gru_acc:.1f}%): "
          f"{'PASS' if cyborg_acc > gru_acc else 'FAIL'} "
          f"(delta={cyborg_acc - gru_acc:+.1f}%)")
    print(f"    Cyborg ({cyborg_acc:.1f}%) vs Organ ({organ_acc:.1f}%): "
          f"{'PASS' if cyborg_acc > organ_acc else 'FAIL'} "
          f"(delta={cyborg_acc - organ_acc:+.1f}%)")

    # Test 4: El Protocolo
    r4 = results['test4_protocolo']
    print(f"\nPrueba 4 - El Protocolo:")
    print(f"  T: {r4['T_initial']:.3f} -> {r4['T_final']:.3f} "
          f"(delta={r4['T_delta']:+.3f})")
    print(f"  PR: {r4['PR_initial']:.1f} -> {r4['PR_final']:.1f}")
    print(f"  T aprende a enrutar: "
          f"{'SI (T cambia)' if abs(r4['T_delta']) > 0.01 else 'NO (T estable)'}")

    print("\n" + "=" * 70)


if __name__ == "__main__":
    results = run_all()
